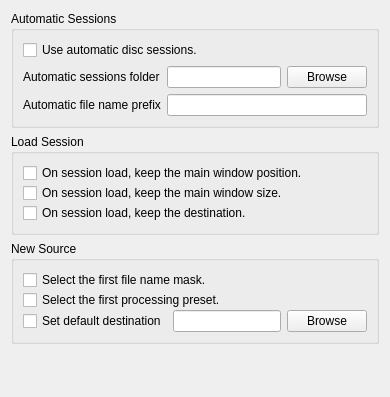
     <widget class="QWidget" name="tab_DiscSession">
      <attribute name="title">
       <string>Disc Session</string>
      </attribute>
      <layout class="QGridLayout" name="gridLayout_14">
       <item row="0" column="0">
        <widget class="QGroupBox" name="groupBox_DiscSessionAutomaticSessions">
         <property name="title">
          <string>Automatic Sessions</string>
         </property>
         <layout class="QGridLayout" name="gridLayout_13">
          <item row="0" column="0" colspan="2">
           <widget class="QCheckBox" name="checkBox_DiscSessionsAutoDiscSessions">
            <property name="text">
             <string>Use automatic disc sessions.</string>
            </property>
           </widget>
          </item>
          <item row="1" column="0">
           <widget class="QLabel" name="label_DiscSessionAutomaticSessionFolder">
            <property name="text">
             <string>Automatic sessions folder</string>
            </property>
            <property name="buddy">
             <cstring>lineEdit_DiscSessionAutomaticSessionsFolder</cstring>
            </property>
           </widget>
          </item>
          <item row="1" column="1">
           <layout class="QHBoxLayout" name="horizontalLayout_7">
            <item>
             <widget class="QLineEdit" name="lineEdit_DiscSessionAutomaticSessionsFolder">
              <property name="clearButtonEnabled">
               <bool>true</bool>
              </property>
             </widget>
            </item>
            <item>
             <widget class="QPushButton" name="pushButton_BrowseAutomaticSessionFolder">
              <property name="sizePolicy">
               <sizepolicy hsizetype="Fixed" vsizetype="Fixed">
                <horstretch>0</horstretch>
                <verstretch>0</verstretch>
               </sizepolicy>
              </property>
              <property name="text">
               <string>Browse</string>
              </property>
             </widget>
            </item>
           </layout>
          </item>
          <item row="2" column="0">
           <widget class="QLabel" name="label_DiscSessionAutomaticFilenamePrefix">
            <property name="text">
             <string>Automatic file name prefix</string>
            </property>
            <property name="buddy">
             <cstring>lineEdit_DiscSessionAutomaticFilenamePrefix</cstring>
            </property>
           </widget>
          </item>
          <item row="2" column="1">
           <widget class="QLineEdit" name="lineEdit_DiscSessionAutomaticFilenamePrefix">
            <property name="clearButtonEnabled">
             <bool>true</bool>
            </property>
           </widget>
          </item>
         </layout>
        </widget>
       </item>
       <item row="1" column="0">
        <widget class="QGroupBox" name="groupBoxDiscSessionLoadSession">
         <property name="title">
          <string>Load Session</string>
         </property>
         <layout class="QVBoxLayout" name="verticalLayout_10">
          <property name="spacing">
           <number>0</number>
          </property>
          <item>
           <widget class="QCheckBox" name="checkBox_LoadSessionKeepPosition">
            <property name="text">
             <string>On session load, keep the main window position.</string>
            </property>
           </widget>
          </item>
          <item>
           <widget class="QCheckBox" name="checkBoxLoadSessionKeepSize">
            <property name="text">
             <string>On session load, keep the main window size.</string>
            </property>
           </widget>
          </item>
          <item>
           <widget class="QCheckBox" name="checkBoxLoadSessionKeepDestination">
            <property name="text">
             <string>On session load, keep the destination. </string>
            </property>
           </widget>
          </item>
         </layout>
        </widget>
       </item>
       <item row="2" column="0">
        <widget class="QGroupBox" name="groupBox_NewSource">
         <property name="title">
          <string>New Source</string>
         </property>
         <layout class="QGridLayout" name="gridLayout_5">
          <property name="verticalSpacing">
           <number>0</number>
          </property>
          <item row="0" column="0" colspan="2">
           <widget class="QCheckBox" name="checkBox_SelectFirstMask">
            <property name="text">
             <string>Select the first file name mask.</string>
            </property>
           </widget>
          </item>
          <item row="1" column="0" colspan="2">
           <widget class="QCheckBox" name="checkBox_SelectFirstPreset">
            <property name="text">
             <string>Select the first processing preset.</string>
            </property>
           </widget>
          </item>
          <item row="2" column="0">
           <widget class="QCheckBox" name="checkBox_DefaultDestination">
            <property name="text">
             <string>Set default destination</string>
            </property>
           </widget>
          </item>
          <item row="2" column="1">
           <widget class="QLineEdit" name="lineEdit_DefaultDestination">
            <property name="clearButtonEnabled">
             <bool>true</bool>
            </property>
           </widget>
          </item>
          <item row="2" column="2">
           <widget class="QPushButton" name="pushButton_BrowseDefaultDestination">
            <property name="sizePolicy">
             <sizepolicy hsizetype="Fixed" vsizetype="Fixed">
              <horstretch>0</horstretch>
              <verstretch>0</verstretch>
             </sizepolicy>
            </property>
            <property name="text">
             <string>Browse</string>
            </property>
           </widget>
          </item>
         </layout>
        </widget>
       </item>
       <item row="3" column="0">
        <spacer name="verticalSpacer">
         <property name="orientation">
          <enum>Qt::Vertical</enum>
         </property>
         <property name="sizeHint" stdset="0">
          <size>
           <width>20</width>
           <height>42</height>
          </size>
         </property>
        </spacer>
       </item>
      </layout>
     </widget>
